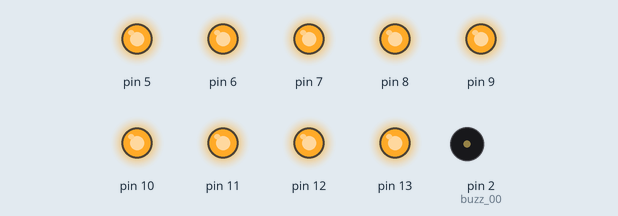
The sketch below on a simulated Arduino Uno, built with avr-gcc and run on an emulated ATmega328P. Parts: output pins drawn as LEDs (lit = HIGH), buzzer (waves = sounding, pin HIGH).

Above: at 0.03 s.
At 2.77 s:
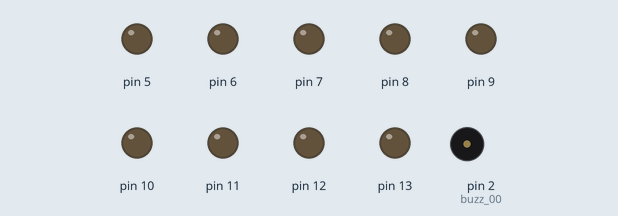
Timing chart, 0 to 3.1 s (numbered marks = the images above):
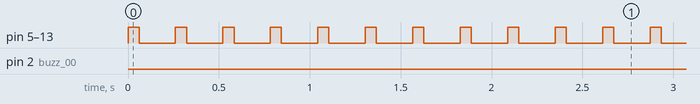

The sketch:

Ch02b_9LED_keepBlinking.ino
```cpp
int led_00 = 5;
int led_01 = 6;
int led_02 = 7;
int led_03 = 8;
int led_04 = 9;
int led_05 = 10;
int led_06 = 11;

int led_07 = 12;
int led_08 = 13;

int bott_00 = 3;
int buzz_00 = 2;

int delayOn = 60;
int delayOff = 200;
int delayBuzz = 1;
float endStayRate = 1.5;

void setup()  {
      for (int i=led_00;i<=led_08; i+=1)  {
        pinMode(i, OUTPUT);
      }
      pinMode(bott_00, INPUT);
      pinMode(buzz_00, OUTPUT);
}

void loop() {
      for (int i=led_00;i<=led_08; i+=1)  {
            digitalWrite(i, HIGH);
      }
      delay(delayOn);

      digitalWrite(buzz_00, HIGH);  delay(delayBuzz);
      digitalWrite(buzz_00, LOW);

      for (int i=led_00;i<=led_08; i+=1)  {
            digitalWrite(i, LOW);
      }
      delay(delayOff);
}
```

Measured:
- by itself, pin 5–13: alternates HIGH for 0.06 s and LOW for 0.20 s
